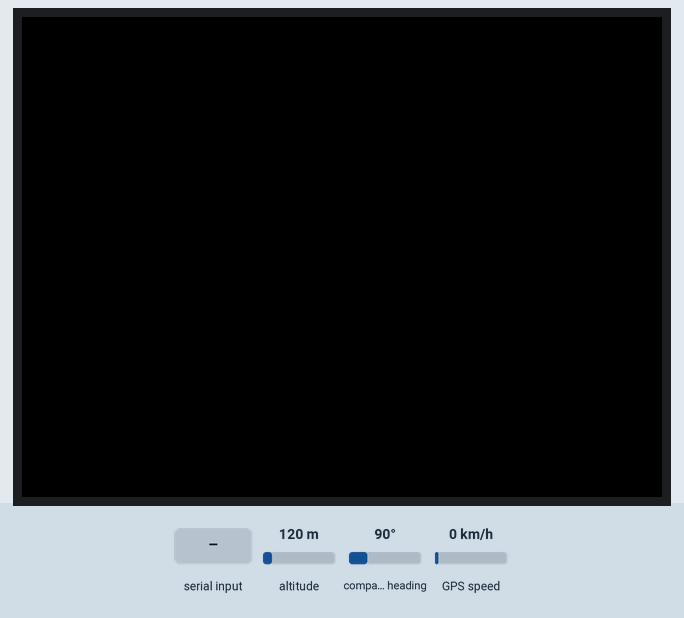
Recording of a program running on a simulated ESP32. On the bench: 320×240 colour display. Inputs (shaded band) come from the test bench; at power-on: altitude 120 m, compass heading 90°, GPS speed 0 km/h. The GPS gets a fix after 3 s at 37.7749, -122.4194 with 8 satellites; what the program prints to the serial monitor is not drawn.

Above: at 2.1 s.
2.2 s: "Select Mode [" received over the second serial link
At 3.5 s:
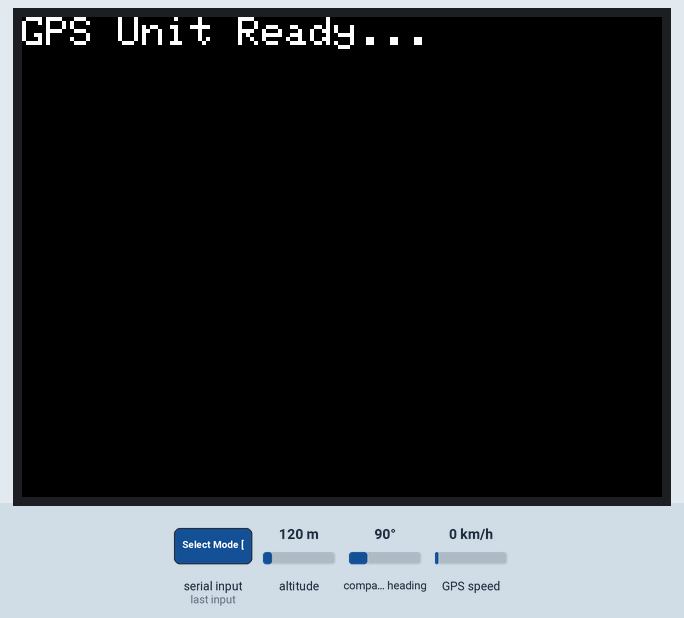
At 10.11 s:
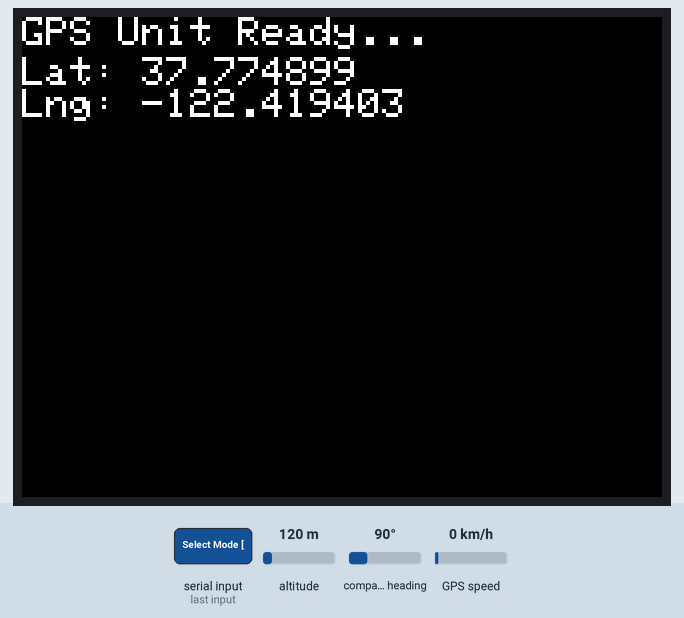
Timing chart, 0 to 10.2 s (numbered marks = the images above; inputs shaded):
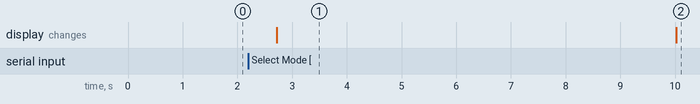

Measured:
- after the input at 2.2 s, the display: changes after 0.52 s (image 1)
- what the display in image 1 shows lasts 7.3 s, from 2.7 s to 10.0 s

The program:

main.cpp
```cpp
/********************************************************************************
*
* LoRa    : ES920LR3
* sensor  : ENV III / ENV IV
* library : M5Unit-ENV 1.1.1
*
********************************************************************************/

#define ENV_VIA_GROVE
#define ENVIV
#define M5StickCPlus2 // M5StickC Plus2   with LoRa HAT and ENV UNIT / LoRa UNIT and ENV HAT

// * M5StickC Plus / Plus2 with LoRa UNIT and ENVIII HAT / LoRa HAT and ENVIII UNIT
#define ROT 3
#define TSIZE 2
#define RPOS 62
#define SX 135
#define SY 35
#define SR 8
// ENV III Unit via Grove and LoRa HAT
#define RX_pin 26     // LoRa HAT
#define TX_pin 0      // LoRa HAT
#define RESET_pin -1  // No RESET Pin
#define BOOT_pin -1   // No Boot Pin

#include <Arduino.h>
#include <M5Unified.h>
#include "LoRa.h"
#include <TinyGPSPlus.h>

const unsigned long interval = 10000;  // 10秒に一回LoRa送信
unsigned long prevMillis = 0;

TinyGPSPlus gps;
HardwareSerial GPSserial(1);  // UART1 使用

void setup() {
  auto cfg = M5.config();
  M5.begin(cfg);
  M5.Display.begin();
  M5.Display.setRotation(3);
  M5.Display.setTextSize(2);

  Serial.begin(115200);  // デバッグ用（PCと接続）

  LoRaInit(RX_pin, TX_pin, RESET_pin, BOOT_pin);

  // AT6668 の UART 通信設定（115200bps, RX = GPIO33）
  GPSserial.begin(115200, SERIAL_8N1, 33, -1);

  M5.Display.println("GPS Unit Ready...");
}


void loop() {
  while (GPSserial.available()) {
    gps.encode(GPSserial.read());
  }

  if (millis() - prevMillis >= interval) {
    prevMillis = millis();

    M5.Display.setCursor(0, 20);
    M5.Display.fillRect(0, 20, 135, 80, BLACK);

    if (gps.location.isUpdated()) {
      float lat = gps.location.lat();
      float lng = gps.location.lng();

      M5.Display.printf("Lat: %.6f\n", lat);
      M5.Display.printf("Lng: %.6f\n", lng);
      Serial.printf("Lat: %.6f, Lng: %.6f\n", lat, lng);

      String Lat = String(lat, 6);
      String Lng = String(lng, 6);
      String sendData = Lat + "|" + Lng;

      Serial2.print(sendData + "\r\n");
      Serial.println("送信データ: " + sendData);
    } else {
      M5.Display.println("Waiting for GPS...");
    }
  }
}
```

LoRa.cpp
```cpp
//
//  920MHz LoRa/FSK RF module ES920LR3
//
//  MaiaR create
//


#include "LoRa.h"

int rxPin;
int txPin;
int resetPin;
int bootPin;

void LoRaReset(){
  if (bootPin > 0){
    pinMode(bootPin, OUTPUT);   // BOOT "L"
    digitalWrite(bootPin, LOW);
    pinMode(resetPin, OUTPUT);  // NRST "L"
    digitalWrite(resetPin, LOW);
    delay(10);
    pinMode(resetPin, INPUT);   // NRST open
  } else {
    pinMode(rxPin, OUTPUT);
    pinMode(txPin, OUTPUT);
    digitalWrite(rxPin, LOW);
    digitalWrite(txPin, LOW);
    delay(1000);
    pinMode(rxPin, INPUT);
    pinMode(txPin, INPUT);
  }
}


void LoRaConfigMode(){
  Serial.begin(115200);
  while(1){
    LoRaReset();
    Serial2.begin(115200, SERIAL_8N1, rxPin, txPin);
    Serial2.setTimeout(50);
    delay(50);
    String rx = Serial2.readString();
    Serial.println(rx);
    if (rx.indexOf("Select Mode [") >= 0) break;
    LoRaCommand("config");
    delay(100);
  }
}


int LoRaCommand(String s){
  Serial2.print(s + "\r\n");
  Serial2.flush();
  Serial.println(s);
  String rx = Serial2.readString();
  Serial.print(rx);
  return (rx.indexOf("OK"));
}


//長距離用の設定
int LoRaInit(int rx, int tx, int reset, int boot){
  rxPin = rx;
  txPin = tx;
  resetPin = reset;
  bootPin = boot;
  LoRaConfigMode();
  if (LoRaCommand("2"     ) < 0) return(-1); // processor mode
  if (LoRaCommand("x"     ) < 0) return(-1); // default
  if (LoRaCommand("b 4"   ) < 0) return(-1); // band width 125kHz
  if (LoRaCommand("c 12"  ) < 0) return(-1); // spread factor
  if (LoRaCommand("d 3"   ) < 0) return(-1); // channel (3)
  if (LoRaCommand("e 2345") < 0) return(-1); // PAN ID
  if (LoRaCommand("f 1"   ) < 0) return(-1); // own ID
  if (LoRaCommand("g ffff") < 0) return(-1); // broadcast
  if (LoRaCommand("p 1"   ) < 0) return(-1); // RSSI on　オフにしたら通信できなくなる。理由はわかりません


  //もし、さらに長距離強化を行うなら
  /*
  // 以下を追加（長距離強化）
  if (LoRaCommand("m 8"   ) < 0) return(-1); // 出力最大13dBm
  if (LoRaCommand("k 1"   ) < 0) return(-1); // CRCチェックON
  if (LoRaCommand("a 1"   ) < 0) return(-1); // Coding rate 4/5
  if (LoRaCommand("l 0"   ) < 0) return(-1); // 省電力モードOFF
  */

  if (LoRaCommand("z"     ) < 0) return(-1); // start
  return(0);
}
```

LoRa.h
```cpp
//
//  920MHz LoRa/FSK RF module ES920LR3
//
//  MaiaR create
//

#ifndef LoRa_h
#define LoRa_h

#include "Arduino.h"

int LoRaInit(int rx, int tx, int reset, int boot);
int LoRaCommand(String s);

#endif
```
